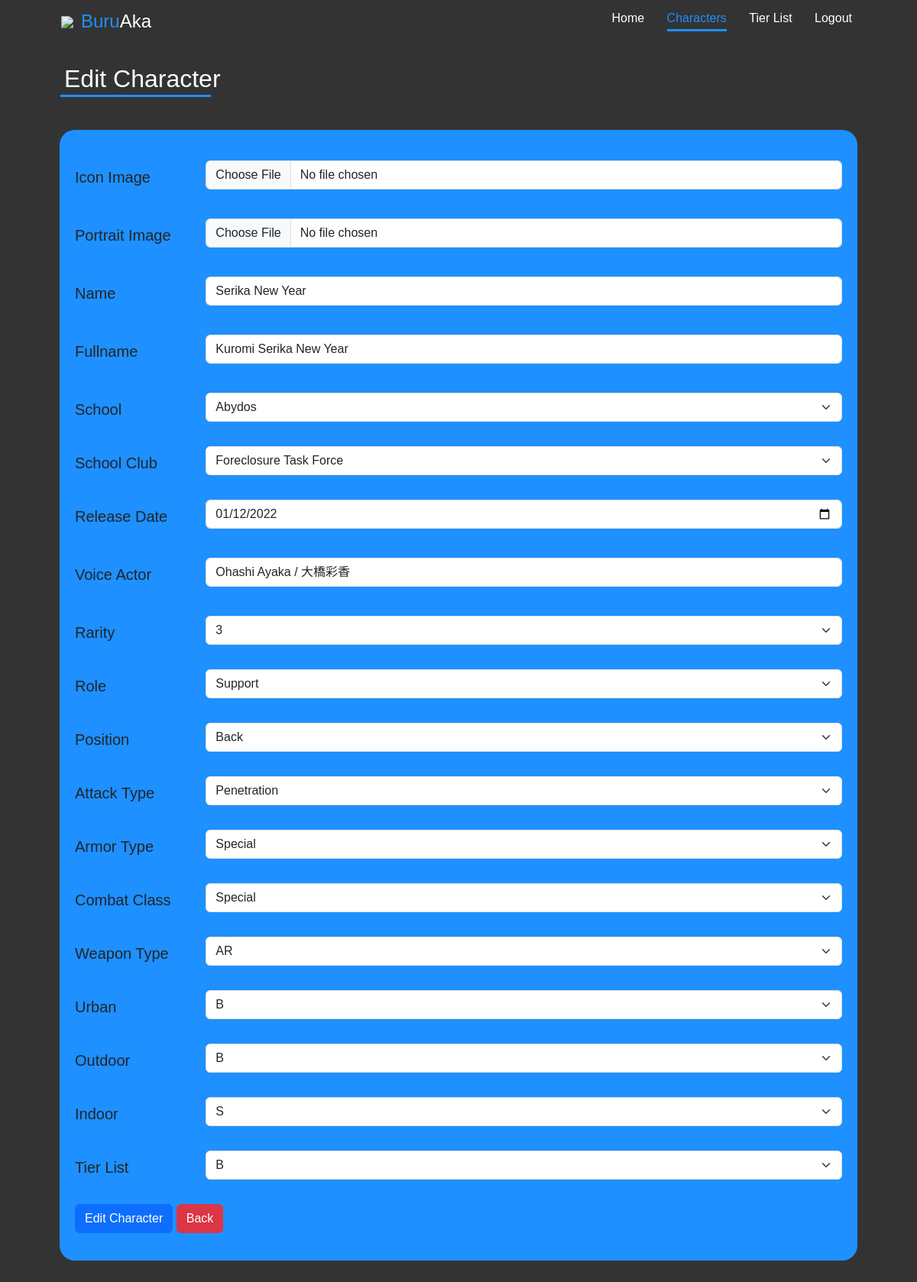
/edit_chara.php?id=4 (signed in), run on the app's committed database.
### tables this page shows
CREATE TABLE `chara` (
  `id` int(10) NOT NULL,
  `fotoicon` varchar(255) NOT NULL,
  `fotoportrait` varchar(255) NOT NULL,
  `nama` varchar(255) NOT NULL,
  `fullname` varchar(255) NOT NULL,
  `school` varchar(255) NOT NULL,
  `schoolclub` varchar(255) NOT NULL,
  `releasedate` date NOT NULL,
  `va` varchar(255) NOT NULL,
  `rarity` varchar(255) NOT NULL,
  `role` varchar(255) NOT NULL,
  `position` varchar(255) NOT NULL,
  `atktype` varchar(255) NOT NULL,
  `armortype` varchar(255) NOT NULL,
  `combatclass` varchar(255) NOT NULL,
  `weapontype` varchar(255) NOT NULL,
  `urban` varchar(255) NOT NULL,
  `outdoor` varchar(255) NOT NULL,
  `indoor` varchar(255) NOT NULL,
  `tierlist` varchar(255) NOT NULL
);

### edit_chara.php (the view, shortened to what the rows shown need)
<?php
    require "function.php";
    $id = $_GET['id'];
    $sql = mysqli_query($conn, "SELECT * FROM chara WHERE id = $id");
    $data = mysqli_fetch_array($sql);
    $school_options = array("Abydos", "Arius", "Gehenna", "Hyakkiyako", "Milenium", "Red Winter", "Shanhaijing", "SRT", "Trinity", "Valkyrie");
    $school_club_options = array("Foreclosure Task Force", "Pandemonium Society", "Prefect Team", "Problem Solver 68", "Gourmet Research Society", "School Lunch Club", "Emergency Medicine Club");
    $rarity_options = array("1", "2", "3");
    $role_options = array("Attacker", "Healer", "Support", "Tactical Support", "Tank");
    $position_options = array("Back", "Front", "Middle");
    $attack_type_options = array("Explosive", "Mystic", "Penetration");
    $armor_type_options = array("Light", "Heavy", "Special");
    $combat_class_options = array("Special", "Striker");
    $weapon_type_options = array("AR", "FT", "GL", "HG", "MG", "MT", "RG", "RL", "SG", "SMG", "SR");
    $urban_options = array("B", "A", "S");
    $outdoor_options = array("B", "A", "S");
    $indoor_options = array("B", "A", "S");
    $tier_list_options = array("S+", "S", "A", "B", "C", "D");
?>
<!DOCTYPE html>
<html lang="en">
<head>
    <link href="https://cdn.jsdelivr.net/npm/bootstrap@5.3.0-alpha3/dist/css/bootstrap.min.css" rel="stylesheet">
    <link rel="stylesheet" href="style.css">
</head>
<body>
    <div class="addchara">
        <h2>Edit Character</h2>
        <br><br>
        <div class="container">
            <form method="POST" action="" enctype="multipart/form-data">
                <div class="mb-3 pt-3 row">
                    <div class="col-sm-10">
                        <input type="text" class="form-control" id="Name" name="name" value="<?php echo $data["nama"]; ?>" required>
                    </div>
                </div>
                <div class="mb-3 pt-3 row">
                    <div class="col-sm-10">
                        <input type="text" class="form-control" id="Fullname" name="fullname" value="<?php echo $data["fullname"]; ?>" required>
                    </div>
                </div>
                <div class="mb-3 pt-3 row">
                    <div class="col-sm-10">
                        <select class="form-select form-select-md mb-3" aria-label=".form-select-lg example" name="school" required>
                            <?php
                                foreach($school_options as $sopti){
                                    if($data['school'] == $sopti){
                                        echo "<option selected value='$sopti'>$sopti</option>";
                                    }
                                    else{
                                        echo "<option value='$sopti'>$sopti</option>";
                                    }
                                }
                            ?>
                        </select>
                    </div>
                </div>
                <div class="mb-3 row">
                    <div class="col-sm-10">
                        <select class="form-select form-select-md mb-3" aria-label=".form-select-lg example" name="schoolclub" required>
                            <?php
                                foreach($school_club_options as $scopti){
                                    if($data['schoolclub'] == $scopti){
                                        echo "<option selected value='$scopti'>$scopti</option>";
                                    }
                                    else{
                                        echo "<option value='$scopti'>$scopti</option>";
                                    }
                                }
                            ?>
                        </select>
                    </div>
                </div>
                <div class="mb-3 row">
                    <div class="col-sm-10">
                        <input type="date" class="form-control" id="Releasedate" name="releasedate" value="<?php echo $data["releasedate"]; ?>" required>
                    </div>
                </div>
                <div class="mb-3 pt-3 row">
                    <div class="col-sm-10">
                        <input type="text" class="form-control" id="Va" name="va" value="<?php echo $data["va"]; ?>" required>
                    </div>
                </div>
                <div class="mb-3 pt-3 row">
                    <div class="col-sm-10">
                        <select class="form-select form-select-md mb-3" aria-label=".form-select-lg example" name="rarity" required>
                            <?php
                                foreach($rarity_options as $ropti){
                                    if($data['rarity'] == $ropti){
                                        echo "<option selected value='$ropti'>$ropti</option>";
                                    }
                                    else{
                                        echo "<option value='$ropti'>$ropti</option>";
                                    }
                                }
                            ?>
                        </select>
                    </div>
                </div>
                <div class="mb-3 row">
                    <div class="col-sm-10">
                        <select class="form-select form-select-md mb-3" aria-label=".form-select-lg example" name="role" required>
                            <?php
                                foreach($role_options as $roopti){
                                    if($data['role'] == $roopti){
                                        echo "<option selected value='$roopti'>$roopti</option>";
                                    }
                                    else{
                                        echo "<option value='$roopti'>$roopti</option>";
                                    }
                                }
                            ?>
                        </select>
                    </div>
                </div>
                <div class="mb-3 row">
                    <div class="col-sm-10">
                        <select class="form-select form-select-md mb-3" aria-label=".form-select-lg example" name="position" required>
                            <?php
                                foreach($position_options as $popti){
                                    if($data['position'] == $popti){
                                        echo "<option selected value='$popti'>$popti</option>";
                                    }
                                    else{
                                        echo "<option value='$popti'>$popti</option>";
                                    }
                                }
                            ?>
                        </select>
                    </div>
                </div>
                <div class="mb-3 row">
                    <div class="col-sm-10">
                        <select class="form-select form-select-md mb-3" aria-label=".form-select-lg example" name="atktype" required>
                            <?php
                                foreach($attack_type_options as $atopti){
                                    if($data['atktype'] == $atopti){
                                        echo "<option selected value='$atopti'>$atopti</option>";
                                    }
                                    else{
                                        echo "<option value='$atopti'>$atopti</option>";
                                    }
                                }
                            ?>
                        </select>
                    </div>
                </div>
                <div class="mb-3 row">
                    <div class="col-sm-10">
                        <select class="form-select form-select-md mb-3" aria-label=".form-select-lg example" name="armortype" required>
                            <?php
                                foreach($armor_type_options as $atyopti){
                                    if($data['armortype'] == $atyopti){
                                        echo "<option selected value='$atyopti'>$atyopti</option>";
                                    }
                                    else{
                                        echo "<option value='$scopti'>$atyopti</option>";
                                    }
                                }
                            ?>
                        </select>
                    </div>
                </div>
                <div class="mb-3 row">
                    <div class="col-sm-10">
                        <select class="form-select form-select-md mb-3" aria-label=".form-select-lg example" name="combatclass" required>
                            <?php
                                foreach($combat_class_options as $ccopti){
                                    if($data['combatclass'] == $ccopti){
                                        echo "<option selected value='$ccopti'>$ccopti</option>";
                                    }
                                    else{
                                        echo "<option value='$ccopti'>$ccopti</option>";
                                    }
                                }
                            ?>
                        </select>
                    </div>
                </div>
                <div class="mb-3 row">
                    <div class="col-sm-10">
                        <select class="form-select form-select-md mb-3" aria-label=".form-select-lg example" name="weapontype" required>
                            <?php
                                foreach($weapon_type_options as $wtopti){
                                    if($data['weapontype'] == $wtopti){
                                        echo "<option selected value='$wtopti'>$wtopti</option>";
                                    }
                                    else{
                                        echo "<option value='$wtopti'>$wtopti</option>";
                                    }
                                }
                            ?>
                        </select>
                    </div>
                </div>
                <div class="mb-3 row">
                    <div class="col-sm-10">
                        <select class="form-select form-select-md mb-3" aria-label=".form-select-lg example" name="urban" required>
                            <?php
                                foreach($urban_options as $uopti){
                                    if($data['urban'] == $uopti){
                                        echo "<option selected value='$uopti'>$uopti</option>";
                                    }
                                    else{
                                        echo "<option value='$uopti'>$uopti</option>";
                                    }
                                }
                            ?>
                        </select>
                    </div>
                </div>
                <div class="mb-3 row">
                    <div class="col-sm-10">
                        <select class="form-select form-select-md mb-3" aria-label=".form-select-lg example" name="outdoor" required>
                            <?php
                                foreach($outdoor_options as $oopti){
                                    if($data['outdoor'] == $oopti){
                                        echo "<option selected value='$oopti'>$oopti</option>";
                                    }
                                    else{
                                        echo "<option value='$oopti'>$oopti</option>";
                                    }
                                }
                            ?>
                        </select>
                    </div>
                </div>
                <div class="mb-3 row">
                    <div class="col-sm-10">
                        <select class="form-select form-select-md mb-3" aria-label=".form-select-lg example" name="indoor" required>
                            <?php
                                foreach($indoor_options as $iopti){
                                    if($data['indoor'] == $iopti){
                                        echo "<option selected value='$iopti'>$iopti</option>";
                                    }
                                    else{
                                        echo "<option value='$iopti'>$iopti</option>";
                                    }
                                }
                            ?>
                        </select>
                    </div>
                </div>
                <div class="mb-3 row">
                    <div class="col-sm-10">
                        <select class="form-select form-select-md mb-3" aria-label=".form-select-lg example" name="tierlist" required>
                            <?php
                                foreach($tier_list_options as $tlopti){
                                    if($data['tierlist'] == $tlopti){
                                        echo "<option selected value='$tlopti'>$tlopti</option>";
                                    }
                                    else{
                                        echo "<option value='$tlopti'>$tlopti</option>";
                                    }
                                }
                            ?>
                        </select>
                    </div>
                </div>
            </form>
        </div>
    </div>
</body>
</html>

### data on the page
chara: name "Serika New Year", fullname "Kuromi Serika New Year", school "Abydos", schoolclub "Foreclosure Task Force", releasedate "01/12/2022", va "Ohashi Ayaka / 大橋彩香", rarity "3", role "Support", position "Back", atktype "Penetration", armortype "Special", combatclass "Special", weapontype "AR", urban "B", outdoor "B", indoor "S", tierlist "B"
